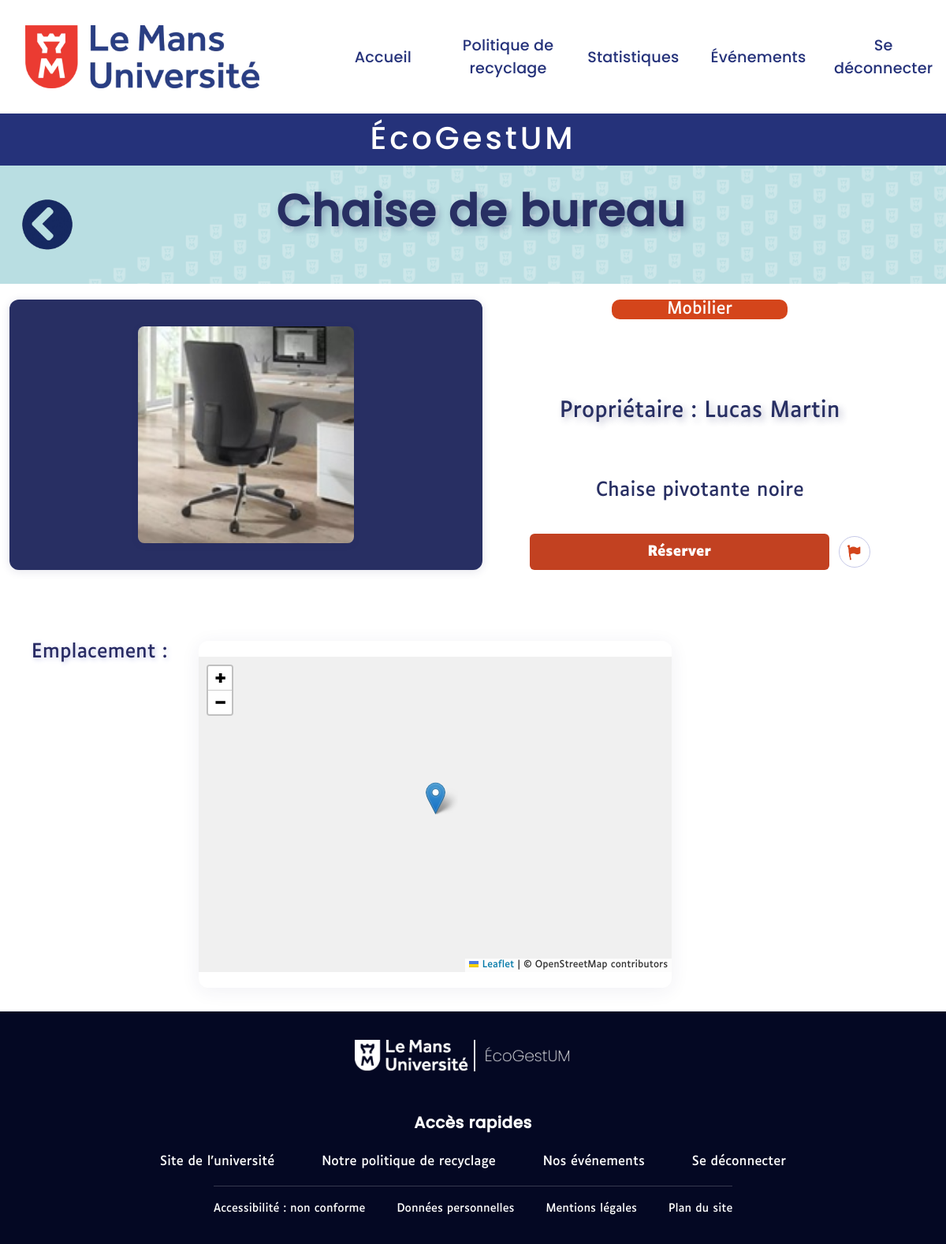
The page /index.php?action=reservation&id=2 (signed in) on the database its author committed.
### tables this page shows
CREATE TABLE OBJET (
Id_objet INT NOT NULL AUTO_INCREMENT,
Nom_objet VARCHAR(255) DEFAULT NULL,
Desc_objet VARCHAR(500) DEFAULT NULL,
Id_utilisateur INT NOT NULL,
Id_categorie_objet INT NOT NULL,
Id_point_collecte INT NOT NULL,
Id_statut INT NOT NULL,
Date_de_publication DATETIME DEFAULT CURRENT_TIMESTAMP,
PRIMARY KEY (Id_objet),
KEY fk_objet_utilisateur (Id_utilisateur),
KEY fk_objet_categorie_objet (Id_categorie_objet),
KEY fk_objet_point_collecte (Id_point_collecte),
KEY fk_objet_statut (Id_statut),
CONSTRAINT fk_objet_categorie_objet FOREIGN KEY (Id_categorie_objet) REFERENCES CATEGORIE_OBJET (Id_categorie_objet),
CONSTRAINT fk_objet_point_collecte FOREIGN KEY (Id_point_collecte) REFERENCES POINT_DE_COLLECTE (Id_point_collecte),
CONSTRAINT fk_objet_statut FOREIGN KEY (Id_statut) REFERENCES STATUT (Id_statut),
CONSTRAINT fk_objet_utilisateur FOREIGN KEY (Id_utilisateur) REFERENCES UTILISATEUR (Id_utilisateur)
);

CREATE TABLE PHOTO (
Id_photo INT NOT NULL AUTO_INCREMENT,
Url_photo VARCHAR(255) DEFAULT NULL,
Id_objet INT NOT NULL,
PRIMARY KEY (Id_photo),
KEY fk_photo_objet (Id_objet),
CONSTRAINT fk_photo_objet FOREIGN KEY (Id_objet) REFERENCES OBJET (Id_objet)
);

CREATE TABLE CATEGORIE_OBJET (
Id_categorie_objet INT NOT NULL AUTO_INCREMENT,
Nom_categorie_objet VARCHAR(255) DEFAULT NULL,
Desc_categorie_objet VARCHAR(500) DEFAULT NULL,
PRIMARY KEY (Id_categorie_objet)
);

CREATE TABLE UTILISATEUR (
Id_utilisateur INT NOT NULL AUTO_INCREMENT,
Nom_utilisateur VARCHAR(255) DEFAULT NULL,
Prenom_utilisateur VARCHAR(255) DEFAULT NULL,
Mail_utilisateur VARCHAR(255) DEFAULT NULL,
Password_utilisateur VARCHAR(255) DEFAULT NULL,
Id_departement INT NOT NULL,
Id_role INT NOT NULL,
PRIMARY KEY (Id_utilisateur),
KEY fk_utilisateur_departement (Id_departement),
KEY fk_utilisateur_role (Id_role),
CONSTRAINT fk_utilisateur_departement FOREIGN KEY (Id_departement) REFERENCES DEPARTEMENT (Id_departement),
CONSTRAINT fk_utilisateur_role FOREIGN KEY (Id_role) REFERENCES ROLE (Id_role)
);

### controllers/ObjectReservation.php (called while the page is built, shortened)
<?php
require_once 'models/gererEquipement.php';
$id_objet = $_GET['id'] ?? null;
$objet = getObjetById($conn, $id_objet);
$reservé = isset($_GET['reserved']) && $_GET['reserved'] == 1;
$photos = getPhotosByObjet($conn, $id_objet);
include 'views/ObjectReservation.php';
?>

### models/gererEquipement.php (called while the page is built, shortened)
<?php
function getObjetById(mysqli $conn, $id_objet)
{
    $sql = "SELECT
                OBJET.Id_objet,
                Nom_objet,
                Desc_objet,
                Nom_categorie_objet,
                Nom_point_de_collecte,
                Localisation_point_de_collecte,
                Nom_statut,
                Nom_utilisateur,
                Prenom_utilisateur,
                Mail_utilisateur,
                Url_photo
            FROM OBJET
            INNER JOIN CATEGORIE_OBJET ON OBJET.Id_categorie_objet = CATEGORIE_OBJET.Id_categorie_objet
            INNER JOIN POINT_DE_COLLECTE ON OBJET.Id_point_collecte = POINT_DE_COLLECTE.Id_point_collecte
            INNER JOIN STATUT ON OBJET.Id_statut = STATUT.Id_statut
            INNER JOIN UTILISATEUR ON OBJET.Id_utilisateur = UTILISATEUR.Id_utilisateur
            LEFT JOIN PHOTO ON PHOTO.Id_objet = OBJET.Id_objet
            WHERE OBJET.Id_objet = ?
            LIMIT 1";
    $stmt = $conn->prepare($sql);
    $stmt->bind_param('i', $id_objet);
    $stmt->execute();
    $result = $stmt->get_result();
    $objet = $result->fetch_assoc();
    return $objet;
}
function getPhotosByObjet(mysqli $conn, int $idObjet): array
{
    $sql = "SELECT Url_photo FROM PHOTO WHERE Id_objet = ? ORDER BY Url_photo";
    $stmt = $conn->prepare($sql);
    $stmt->bind_param('i', $idObjet);
    $stmt->execute();
    $result = $stmt->get_result();
    $photos = $result->fetch_all(MYSQLI_ASSOC);
    return $photos;
}
?>

### views/ObjectReservation.php (the view, shortened to what this page needs)
<link rel="stylesheet" href="assets/css/style.css">
<link rel="stylesheet" href="assets/css/styleObjectReservation.css">
<link rel="stylesheet" href="https://unpkg.com/leaflet/dist/leaflet.css" />
<div class="header-objet">
    <a href="index.php?action=chercherObjet" class="retour-objets" title="Retour à la liste">
        <img src="assets/ObjectReservation/image1.png" alt="Retour">
    </a>
    <h1><?php echo htmlspecialchars($objet['Nom_objet']); ?></h1>
</div>
<div class="bloc-objet">
    <div class="bloc-img">
        <?php
        $nbPhotos = count($photos);
        ?>
        <?php if ($nbPhotos > 1): ?>
            <div class="photos-carousel-container">
                <button class="carousel-arrow left" onclick="scrollPhotos('photos-grid', -1)">‹</button>
                <div class="photos-grid" id="photos-grid">
                    <?php foreach ($photos as $photo): ?>
                        <div class="photo-card">
                            <img src="<?= htmlspecialchars('assets/' . $photo['Url_photo']) ?>"
                                alt="Photo de <?= htmlspecialchars($objet['Nom_objet']) ?>">
                        </div>
                    <?php endforeach; ?>
                </div>
                <button class="carousel-arrow right" onclick="scrollPhotos('photos-grid', 1)">›</button>
            </div>
        <?php elseif ($nbPhotos === 1): ?>
            <div class="photo-single">
                <img src="<?= htmlspecialchars('assets/' . $photos[0]['Url_photo']) ?>"
                    alt="Photo de <?= htmlspecialchars($objet['Nom_objet']) ?>" class="object-img">
            </div>
        <?php else: ?>
            <img src="assets/ObjectBrowser/imageDefautObjectBrowser.png"
                 alt="<?= htmlspecialchars($objet['Nom_objet']) ?>" class="object-img">
        <?php endif; ?>
    </div>
    <div class="object-info">
        <div class="categorie-object">
            <p><?php echo htmlspecialchars($objet['Nom_categorie_objet']); ?></p>
        </div>
        <div class="proprietaire">
            <p>Propriétaire :
                <?php echo htmlspecialchars($objet['Prenom_utilisateur']); ?>
                <?php echo htmlspecialchars($objet['Nom_utilisateur']); ?>
            </p>
        </div>
        <div class="description">
            <p><?php echo nl2br(htmlspecialchars($objet['Desc_objet'])); ?></p>
        </div>
        <div class="actions-reservation">
            <form method="POST"
                  action="index.php?action=reservation&id=<?= htmlspecialchars($objet['Id_objet']) ?>"
                  id="form-reserve">
                <button type="button"
                        id="btn-reserve"
                        class="btn-reserve <?= $reservé ? 'clicked' : '' ?>"
                        <?= $reservé ? 'disabled' : '' ?>>
                    <?= $reservé ? 'Réservé' : 'Réserver' ?>
                </button>
            </form>
            <button type="button" id="btn-flag" class="icon-btn" title="Signaler l'objet">
                <img src="assets/ObjectReservation/image2.png" alt="Signaler un objet">
            </button>
        </div>
    </div>
</div>
<div class="carte-emplacement">
    <p class="titre-emplacement">Emplacement&nbsp;:</p>
    <div class="bloc-carte">
        <div id="map"></div>
    </div>
</div>

### assets/css/style.css (style rules this page uses)
* { margin: 0; font-family: 'Luciole','Montserrat', 'Arial'; }

### assets/css/styleObjectReservation.css (style rules this page uses)
.bloc-objet { display: flex; }
.header-objet { background: url('../backgroundlight.png') center/cover repeat; display: flex; align-items: center; position: relative; margin-bottom: 20px; }
.retour-objets img { margin-left: 20px; height: 80px; display: flex; }
h1 { flex: 1 1 auto; text-align: center; font-family: 'Poppins', 'Montserrat', 'Arial'; font-weight: bold; font-size: 3.5rem; text-shadow: 4px 4px 8px rgba(40, 43, 100, 0.3); color: #282F63; margin-bottom: 35px; letter-spacing: 1px; padding: 15px 0; }
.bloc-img { background: #282F63; margin-left: 1%; width: 60%; color: #fff; border-radius: 12px; box-shadow: 0 2px 12px rgba(40, 43, 100, 0.12); text-align: center; display: flex; align-items: center; justify-content: center; }
.object-img { display: block; height: 80%; object-fit: cover; border-radius: 8px; box-shadow: 0 2px 8px rgba(40, 43, 100, 0.12); margin: auto auto; }
.object-info { margin-left: 5%; margin-right: 8%; flex-grow: 1; text-align: center; width: 40%; }
.categorie-object { margin: 0 auto; background-color: #D4451B; font-family: 'Luciole', 'Montserrat', 'Arial'; padding: 0% 70px; width: fit-content; border-radius: 10px; font-size: 1.3em; margin-bottom: 100px; color: #fff; }
.proprietaire { font-family: 'Luciole', 'Montserrat', 'Arial'; text-shadow: 4px 4px 8px rgba(40, 43, 100, 0.3); font-size: 1.7em; margin-bottom: 70px; color: #282F63; }
.description { font-family: 'Luciole', 'Montserrat', 'Arial'; font-size: 1.5em; color: #282F63; margin-bottom: 40px; }
.actions-reservation { display: flex; align-items: center; justify-content: center; gap: 12px; margin-top: 20px; }
.actions-reservation .btn-reserve { margin: 0; padding: 12px 150px; width: auto; display: inline-block; }
.btn-reserve { background: #c24121; color: white; font-weight: bold; padding: 10px 35%; border: none; border-radius: 6px; cursor: pointer; font-size: 1.1em; margin-top: 25px; transition: background 0.2s; }
.icon-btn { width: 40px; height: 40px; border-radius: 50%; border: 1px solid #c6c9e8; background: #fff; display: inline-flex; align-items: center; justify-content: center; cursor: pointer; padding: 0; transition: background 0.2s, transform 0.1s; }
.icon-btn img { width: 95%; height: 95%; object-fit: contain; display: block; }
#map { height: 400px !important; width: 600px !important; margin: 20px auto !important; display: block !important; background: #f0f0f0 !important; }
.carte-emplacement { width: 100%; margin-top: 60px; padding: 30px 0; display: flex; align-items: flex-start; }
.titre-emplacement { font-size: 1.5rem; color: #282B64; margin-left: 40px; margin-right: 40px; text-shadow: 2px 2px 6px #c6c9e8; }
.bloc-carte { box-shadow: 0 4px 24px rgba(40, 43, 100, 0.07); border-radius: 12px; overflow: visible; overflow: visible !important; background: transparent !important; }

### rows shown on the page
objet: Nom_objet "Chaise de bureau", Id_categorie_objet.Nom_categorie_objet "Mobilier", Id_utilisateur.Prenom_utilisateur "Lucas", Id_utilisateur.Nom_utilisateur "Martin", Desc_objet "Chaise pivotante noire"
photo: Url_photo (picture)
